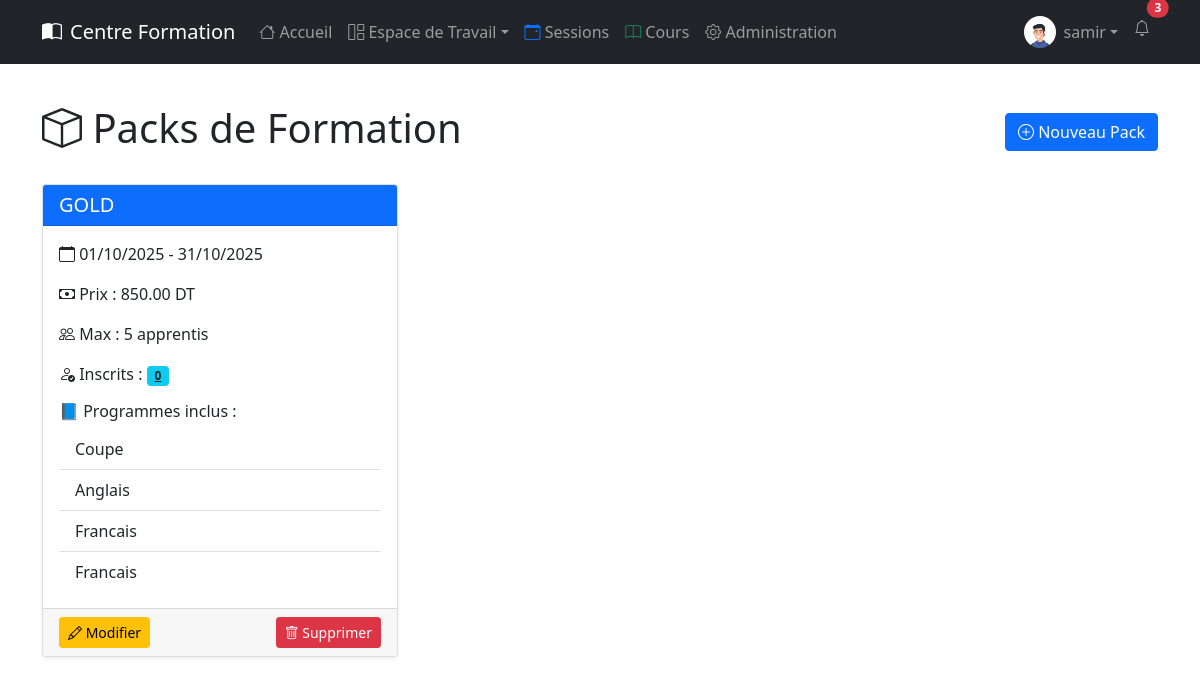
The page /param/packs/ (signed in) on the database as committed earlier.
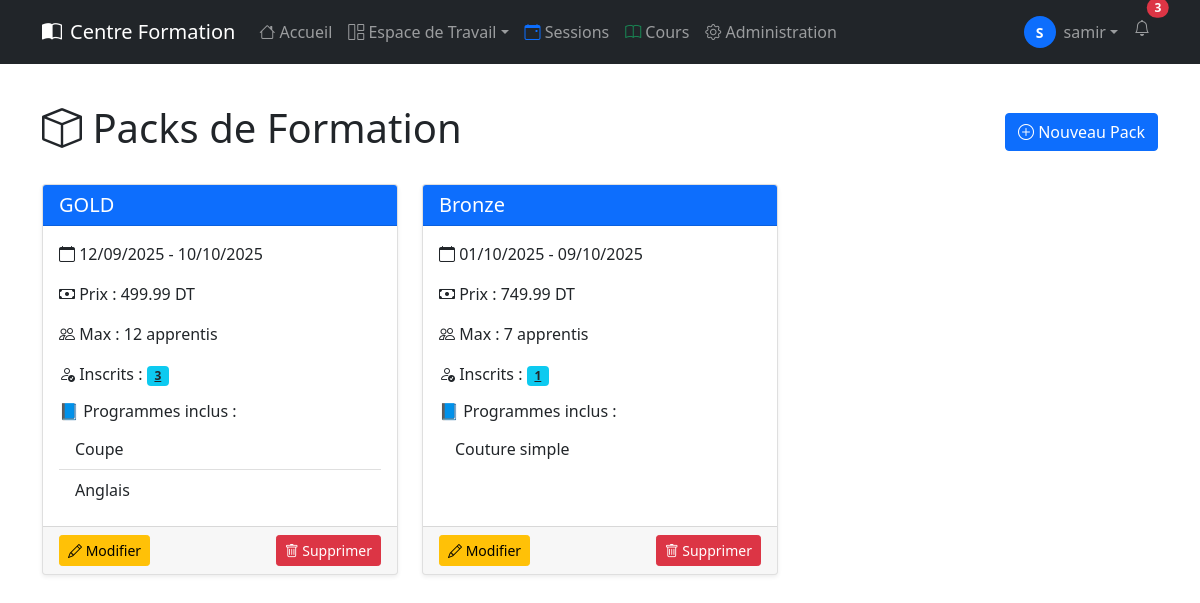
The same page on the database as committed later.
### accounts/models.py (models this page shows)
class CustomUser(AbstractUser):
    email = models.EmailField(unique=True, verbose_name='adresse email')
    phone_number = models.CharField(max_length=15, blank=True, null=True)
    date_of_birth = models.DateField(blank=True, null=True)
    profile_picture = models.ImageField(
        upload_to='profile_pics/', blank=True, null=True)
    bio = models.TextField(blank=True, null=True)
    USERNAME_FIELD = 'email'
    REQUIRED_FIELDS = ['username']

### param/models.py (models this page shows, shortened)
class PackFormation(models.Model):
    titre = models.CharField(max_length=200)
    description = models.TextField(blank=True)
    date_debut = models.DateField()
    date_fin = models.DateField()
    prix = models.DecimalField(max_digits=10, decimal_places=2)
    nb_apprentis_max = models.PositiveIntegerField()
    actif = models.BooleanField(default=False)
    @property
    def nb_inscriptions(self):
        return self.inscriptions.count()

class Programme(models.Model):
    pack = models.ForeignKey(
        PackFormation, related_name="programmes", on_delete=models.CASCADE)
    titre = models.CharField(max_length=200)
    contenu = models.TextField()
    duree = models.CharField(max_length=100, help_text="Ex: 2 jours, 10h")

### param/views.py (the view)
# urls.py: path("packs/", views.liste_packs, name="pack_list"),
@login_required
def liste_packs(request):
    packs = PackFormation.objects.all()
    return render(request, 'param/pack_liste.html', {'packs': packs})

### param/templates/param/pack_liste.html
{% extends 'formations/base.html' %} {% block formations_content %}
  <div class="container mt-4">
    <div class="d-flex justify-content-between align-items-center mb-4">
      <h1><i class="bi bi-box"></i> Packs de Formation</h1>
      {% if user.is_staff %}
        <a href="{% url 'param:pack_add' %}" class="btn btn-primary"><i class="bi bi-plus-circle"></i> Nouveau Pack</a>
      {% endif %}
    </div>
    {% if packs %}
      <div class="row">
        {% for pack in packs %}
          <div class="col-md-6 col-lg-4 mb-4">
            <div class="card h-100 shadow-sm">
              <div class="card-header bg-primary text-white">
                <h5 class="mb-0">{{ pack.titre }}</h5>
              </div>
              <div class="card-body">
                <p>
                  <i class="bi bi-calendar"></i> {{ pack.date_debut|date:'d/m/Y' }} -
                  {{ pack.date_fin|date:'d/m/Y' }}
                </p>
                <p>
                  <i class="bi bi-cash"></i> Prix : {{ pack.prix }} DT
                </p>
                <p>
                  <i class="bi bi-people"></i> Max : {{ pack.nb_apprentis_max }}
                  apprentis
                </p>
                <p>
                  <i class="bi bi-person-check"></i> Inscrits :
                  <span><a href="{% url 'param:inscrits_pack' pack.id %}" class="badge bg-info text-dark">{{ pack.nb_inscriptions }}</a></span>
                </p>
                <h6 class="mt-3">📘 Programmes inclus :</h6>
                <ul class="list-group list-group-flush">
                  {% for prog in pack.programmes.all %}
                    <li class="list-group-item">{{ prog.titre }}</li>
                  {% empty %}
                    <li class="list-group-item text-muted">Aucun programme défini</li>
                  {% endfor %}
                </ul>
              </div>
              <div class="card-footer d-flex justify-content-between">
                <a href="{% url 'param:pack_edit' pack.id %}" class="btn btn-sm btn-warning"><i class="bi bi-pencil"></i> Modifier</a>
                <a href="{% url 'param:pack_delete' pack.id %}" class="btn btn-sm btn-danger" onclick="return confirm('Supprimer ce pack ?');"><i class="bi bi-trash"></i> Supprimer</a>
              </div>
            </div>
          </div>
        {% endfor %}
      </div>
    {% else %}
      <div class="alert alert-info">
        <i class="bi bi-info-circle"></i> Aucun pack de formation disponible.
      </div>
    {% endif %}
  </div>
{% endblock %}

### templates/nav.html (shortened to what this page needs)
<nav class="navbar navbar-expand-lg navbar-dark bg-dark fixed-top" id="navbar">
  <div class="container">
    <a class="navbar-brand d-flex align-items-center" href="{% url 'home' %}">
      <i class="bi bi-book-half me-2"></i>
      Centre Formation
    </a>
    <div class="collapse navbar-collapse" id="navbarNav">
      <ul class="navbar-nav me-auto">
        <li class="nav-item">
          <a class="nav-link" href="{% url 'home' %}"><i class="bi bi-house"></i> Accueil</a>
        </li>
        {% if user.is_authenticated %}
          <li class="nav-item dropdown">
            <a class="nav-link dropdown-toggle" href="#" id="workspaceDropdown" role="button" data-bs-toggle="dropdown" aria-expanded="false"><i class="bi bi-grid-1x2"></i> Espace de Travail</a>
          </li>
          <li class="nav-item">
            <a class="nav-link" href="{% url 'param:sessionsliste' %}"><i class="bi bi-calendar-event text-primary"></i> Sessions</a>
          </li>
          <li class="nav-item">
            <a class="nav-link" href="{% url 'param:coursliste' %}"><i class="bi bi-book text-success"></i> Cours</a>
          </li>
          {% if user.is_staff %}
            <li class="nav-item">
              <a class="nav-link" href="{% url 'admin:index' %}"><i class="bi bi-gear"></i> Administration</a>
            </li>
          {% endif %}
        {% endif %}
      </ul>
      <ul class="navbar-nav ms-auto">
        {% if user.is_authenticated %}
          <li class="nav-item dropdown">
            <a class="nav-link dropdown-toggle d-flex align-items-center" href="#" id="navbarDropdown" role="button" data-bs-toggle="dropdown" aria-expanded="false">
              {% if user.profile_picture %}
                <img src="{{ user.profile_picture.url }}" alt="{{ user.username }}" class="rounded-circle me-2" width="32" height="32" style="object-fit: cover" />
              {% else %}
                <div class="bg-primary rounded-circle d-flex align-items-center justify-content-center me-2" style="width: 32px; height: 32px">
                  <span class="text-white fw-bold small">{{ user.username|first|upper }}</span>
                </div>
              {% endif %}
              <span class="d-none d-md-inline">{{ user.username }}</span>
            </a>
          </li>
          <li class="nav-item">
            <a class="nav-link position-relative" href="#">
              <i class="bi bi-bell"></i>
              <span class="position-absolute top-0 start-100 translate-middle badge rounded-pill bg-danger">
                3
              </span>
            </a>
          </li>
        {% endif %}
      </ul>
    </div>
  </div>
</nav>
<div style="height: 80px"></div>

Rows that differ between the two databases and show on the page:
removed Programme: titre "Francais", shown under PackFormation "GOLD"
removed Programme: titre "Francais", shown under PackFormation "GOLD"
changed CustomUser "samir": profile_picture "profile_pics/avatard.jpg" → empty (drawn); username|first (not shown) → "S"; profile_picture: picture removed
changed PackFormation "GOLD": date_debut "01/10/2025" → "12/09/2025"; date_fin "31/10/2025" → "10/10/2025"; prix "850.00" → "499.99"; nb_apprentis_max "5" → "12"; nb_inscriptions "0" → "3"
added PackFormation: titre "Bronze", date_debut "01/10/2025", date_fin "09/10/2025", prix "749.99", nb_apprentis_max "7", nb_inscriptions "1"
added Programme: titre "Couture simple", shown under "Bronze"
